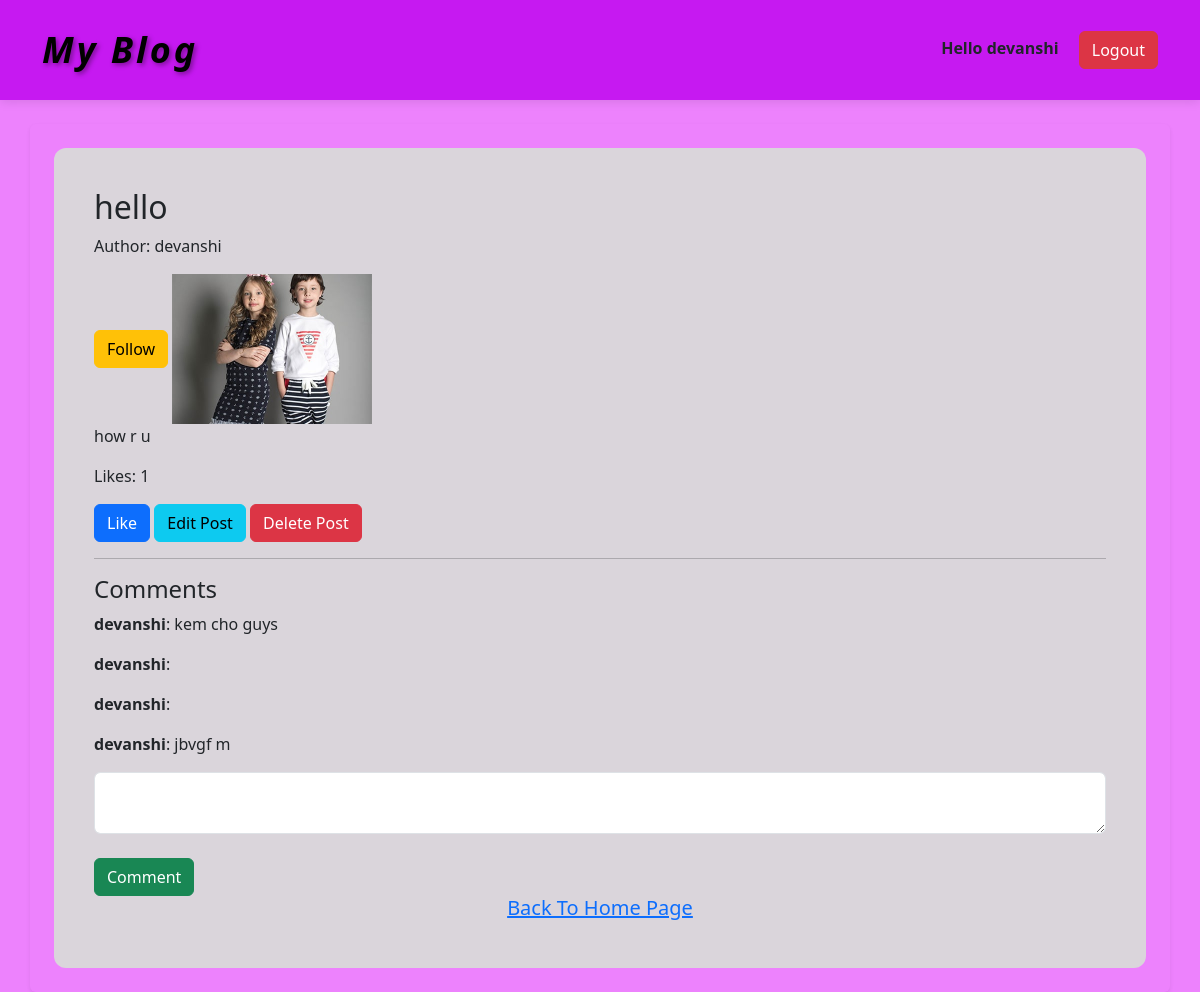
Page /post/1/ (signed in) on the committed database.
### blog/models.py (models this page shows, shortened)
class Post(models.Model):
    title=models.CharField(max_length=200)
    content=models.TextField()
    image=models.ImageField(upload_to='blog_images/',null=True,blank=True)
    author=models.ForeignKey(User,on_delete=models.CASCADE)
    created_at=models.DateTimeField(auto_now_add=True)
    likes=models.ManyToManyField(User,related_name='post_likes',blank=True)
    def total_likes(self):
        return self.likes.count()

class Comment(models.Model):
    post=models.ForeignKey(Post,on_delete=models.CASCADE)
    user=models.ForeignKey(User,on_delete=models.CASCADE)
    text=models.TextField()
    created_at=models.DateTimeField(auto_now_add=True)

### blog/views.py (the view)
# urls.py: path('post/<int:id>/',blog_detail, name='blog_detail'),
@login_required
def blog_detail(request,id):
    post=get_object_or_404(Post,id=id)
    return render(request,'blog_detail.html',{'post':post})

### blog/templates/blog_detail.html (shortened to what this page needs)
{% extends 'base.html' %}
{% block content %}
<div class="detail-bg">
{% if edit_mode %}
<h2>Edit Post</h2>
<form method="POST" enctype="multipart/form-data">
{% csrf_token %}
<input type="text" name="title" value="{{post.title}}" class="form-control">
<br>
<textarea name="content" class="form-control">{{post.content}}</textarea>
<br>
<input type="file" name="image">
<br>
<button class="btn btn-success">Update Post</button>
</form>
<hr>
{% else %}
<h2>{{post.title}}</h2>
<p>Author: {{ post.author.username }}</p>
{% if request.user.is_authenticated and request.user == post.author %}
<a href="{% url 'follow_user' post.author.id %}" class="btn btn-warning">
Follow
</a>
{% endif %}
{% if post.image %}
<img src="{{post.image.url}}" width="200">
{% endif %}
<p>{{post.content}}</p>
<p>Likes: {{post.total_likes}}</p>
<a href="{% url 'like_post' post.id %}" class="btn btn-primary">
Like
</a>
{% if request.user == post.author %}
<a href="{% url 'edit_post' post.id %}" class="btn btn-info">
Edit Post
</a>
<a href="{% url 'delete_post' post.id %}" class="btn btn-danger">
Delete Post
</a>
{% endif %}
<hr>
<h4>Comments</h4>
{% for comment in post.comment_set.all %}
<p><b>{{comment.user}}</b>: {{comment.text}}</p>
{% endfor %}
<form method="POST" action="{% url 'add_comment' post.id %}">
<textarea name="comment" class="form-control"></textarea>
<br>
<button class="btn btn-success">Comment</button>
<h5 align="center"><a href="{% url 'blog_list'%}">Back To Home Page</a></h5>
</form>
{% endif %}
</div>
{% endblock %}

### blog/templates/base.html (shortened to what this page needs)
{% load static %}
<!DOCTYPE html>
<html>
<head>
<link href="https://cdn.jsdelivr.net/npm/bootstrap@5.3.8/dist/css/bootstrap.min.css" rel="stylesheet"
>
</head>
<body>
<nav class="navbar navbar-dark custom-navbar">
<div class="container">
<a class="navbar-brand blog-title" href="/">My Blog</a>
<div>
{% if user.is_authenticated %}
<span class="text-dark me-3 fw-bold ">
Hello {{ user.username }}
</span>
<a href="{% url 'logout' %}" class="btn btn-danger">Logout</a>
{% else %}
<a href="{% url 'login' %}" class="btn btn-success me-2">Login</a>
<a href="{% url 'register' %}" class="btn btn-primary">Register</a>
{% endif %}
</div>
</div>
</nav>
<div class="container mt-4 p-4 bg-#20c997 rounded shadow-sm">
{% block content %}
{% endblock %}
</div>
</body>
</html>

### blog/templates/base.html (style rules this page uses)
body { background:#ed82fd; }
.custom-navbar { background:#c619f1; padding:18px 0; box-shadow:0 2px 10px rgba(0,0,0,0.1); }
.blog-title { font-size:36px; font-weight:900; font-style:italic; letter-spacing:3px; color:black; text-shadow:2px 2px 5px rgba(0,0,0,0.4); }
.detail-bg { background:#dad5db; padding:40px; border-radius:12px; }

### rows in the picture
Post: title "hello", author.username "devanshi", image (picture), content "how r u", total_likes "1"
Comment: user "devanshi", text "kem cho guys"
Comment: user "devanshi"
Comment: user "devanshi"
Comment: user "devanshi", text "jbvgf m"

### other values in the picture
{{ user.username }} "devanshi"
